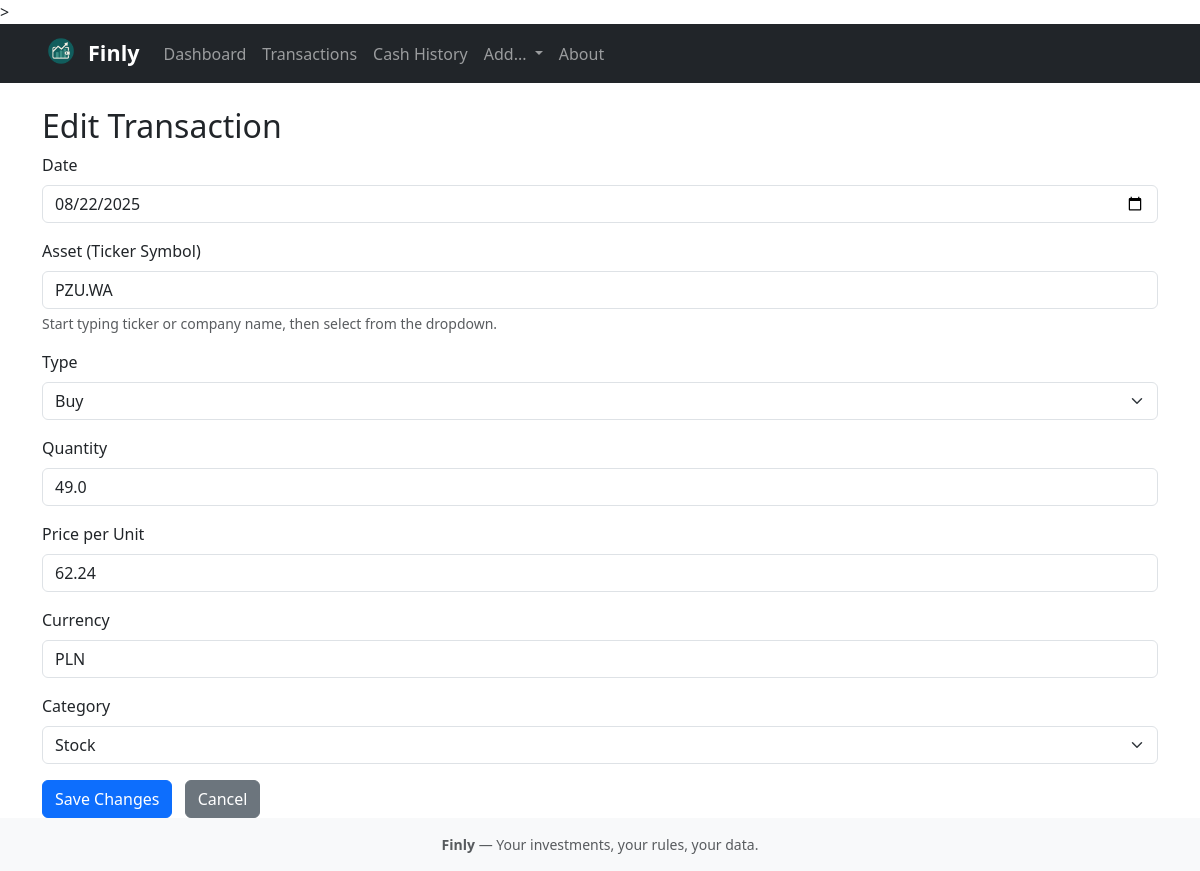
The page /transactions/edit/6 on the database its author committed.
### tables this page shows
CREATE TABLE transactions (
    id INTEGER PRIMARY KEY AUTOINCREMENT,
    date TEXT,
    asset TEXT,
    type TEXT,
    quantity REAL,
    price REAL,
    currency TEXT,
    category TEXT
);

### routes/transactions.py (the view, shortened to what this page needs)
@transactions_bp.route('/edit/<int:tx_id>', methods=['GET', 'POST'])
def edit_transaction(tx_id):
    db = get_db()
    cur = db.cursor()
    cur.execute("SELECT * FROM transactions WHERE id=?", (tx_id,))
    tx = cur.fetchone()
    if not tx:
        flash("Transaction not found.", "danger")
        return redirect(url_for('transactions.all_transactions'))
    return render_template('edit.html', tx=tx)

### db.py (called while the page is built)
def get_db():
    if "db" not in g:
        g.db = sqlite3.connect(DB_PATH, check_same_thread=False)
    return g.db

### templates/edit.html (shortened to what this page needs)
{% extends "base.html" %}
{% block content %}
<h2>Edit Transaction</h2>
<form method="POST">
  <div class="mb-3">
    <label for="date" class="form-label">Date</label>
    <input type="date" id="date" name="date" class="form-control" value="{{ tx[1] }}" required>
  </div>
  <div class="mb-3 position-relative">
    <label for="asset" class="form-label">Asset (Ticker Symbol)</label>
    <input type="text" id="asset" name="asset" class="form-control" value="{{ tx[2] }}" autocomplete="off" required>
    <div class="form-text">Start typing ticker or company name, then select from the dropdown.</div>
  </div>
  <div class="mb-3">
    <label for="type" class="form-label">Type</label>
    <select id="type" name="type" class="form-select" required>
      <option value="buy" {% if tx[3] == 'buy' %}selected{% endif %}>Buy</option>
    </select>
  </div>
  <div class="mb-3">
    <label for="quantity" class="form-label">Quantity</label>
    <input type="number" id="quantity" name="quantity" step="any" class="form-control" value="{{ tx[4] }}" required>
  </div>
  <div class="mb-3">
    <label for="price" class="form-label">Price per Unit</label>
    <input type="number" id="price" name="price" step="any" class="form-control" value="{{ tx[5] }}" required>
  </div>
  <div class="mb-3">
    <label for="currency" class="form-label">Currency</label>
    <input type="text" id="currency" name="currency" class="form-control" value="{{ tx[6] }}" required>
  </div>
  <div class="mb-3">
    <label for="category" class="form-label">Category</label>
    <select id="category" name="category" class="form-select" required>
      <option value="Stock" {% if tx[7] == 'Stock' %}selected{% endif %}>Stock</option>
    </select>
  </div>
  <button type="submit" class="btn btn-primary">Save Changes</button>
  <a href="{{ url_for('transactions.all_transactions') }}" class="btn btn-secondary ms-2">Cancel</a>
</form>
{% endblock %}

### rows shown on the page
transactions: date "08/22/2025", asset "PZU.WA", type "Buy", quantity "49.0", price "62.24", currency "PLN", category "Stock"
